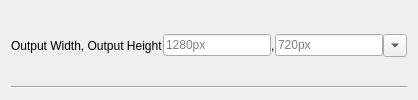
            <widget class="QWidget" name="widget4_oW" native="true">
             <property name="sizePolicy">
              <sizepolicy hsizetype="Preferred" vsizetype="Maximum">
               <horstretch>0</horstretch>
               <verstretch>0</verstretch>
              </sizepolicy>
             </property>
             <property name="toolTip">
              <string>&lt;html&gt;&lt;head/&gt;&lt;body&gt;&lt;p&gt;Resolution (in pixels) of the window you will see. Entering fullscreen, in a way, sets this to your monitor's resolution.&lt;/p&gt;&lt;/body&gt;&lt;/html&gt;</string>
             </property>
             <layout class="QVBoxLayout" name="verticalLayout_7">
              <item>
               <widget class="QWidget" name="widget_15" native="true">
                <property name="sizePolicy">
                 <sizepolicy hsizetype="Preferred" vsizetype="Minimum">
                  <horstretch>0</horstretch>
                  <verstretch>0</verstretch>
                 </sizepolicy>
                </property>
                <layout class="QHBoxLayout" name="horizontalLayout_7" stretch="0,0,0,0,0,0">
                 <property name="spacing">
                  <number>0</number>
                 </property>
                 <property name="leftMargin">
                  <number>0</number>
                 </property>
                 <property name="topMargin">
                  <number>0</number>
                 </property>
                 <property name="rightMargin">
                  <number>0</number>
                 </property>
                 <property name="bottomMargin">
                  <number>0</number>
                 </property>
                 <item>
                  <widget class="QLabel" name="label_5">
                   <property name="text">
                    <string>Output Width, Output Height</string>
                   </property>
                  </widget>
                 </item>
                 <item>
                  <spacer name="horizontalSpacer_6">
                   <property name="orientation">
                    <enum>Qt::Orientation::Horizontal</enum>
                   </property>
                   <property name="sizeHint" stdset="0">
                    <size>
                     <width>0</width>
                     <height>20</height>
                    </size>
                   </property>
                  </spacer>
                 </item>
                 <item>
                  <widget class="QLineEdit" name="lineEdit_oWidth">
                   <property name="sizePolicy">
                    <sizepolicy hsizetype="Fixed" vsizetype="Fixed">
                     <horstretch>0</horstretch>
                     <verstretch>0</verstretch>
                    </sizepolicy>
                   </property>
                   <property name="maxLength">
                    <number>4</number>
                   </property>
                   <property name="placeholderText">
                    <string>1280px</string>
                   </property>
                  </widget>
                 </item>
                 <item>
                  <widget class="QLabel" name="label_3">
                   <property name="text">
                    <string>,</string>
                   </property>
                  </widget>
                 </item>
                 <item>
                  <widget class="QLineEdit" name="lineEdit_oHeight">
                   <property name="sizePolicy">
                    <sizepolicy hsizetype="Fixed" vsizetype="Fixed">
                     <horstretch>0</horstretch>
                     <verstretch>0</verstretch>
                    </sizepolicy>
                   </property>
                   <property name="maxLength">
                    <number>4</number>
                   </property>
                   <property name="placeholderText">
                    <string>720px</string>
                   </property>
                  </widget>
                 </item>
                 <item>
                  <widget class="QToolButton" name="toolButton_outputResolution">
                   <property name="text">
                    <string>...</string>
                   </property>
                   <property name="arrowType">
                    <enum>Qt::ArrowType::DownArrow</enum>
                   </property>
                  </widget>
                 </item>
                </layout>
               </widget>
              </item>
              <item>
               <widget class="Line" name="line_6">
                <property name="orientation">
                 <enum>Qt::Orientation::Horizontal</enum>
                </property>
               </widget>
              </item>
             </layout>
            </widget>
